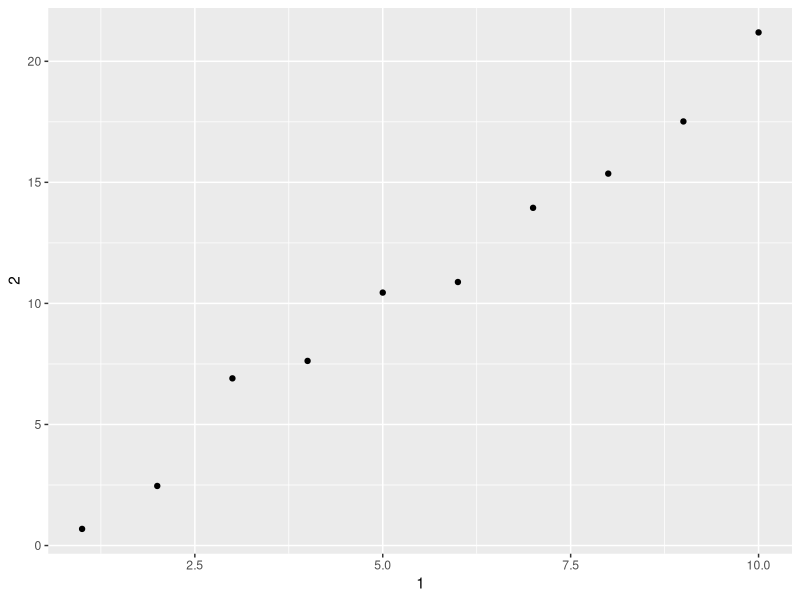

Source code (R):
## ---- chunk 1
knitr::opts_chunk$set(echo = TRUE)
library(tidyverse)
## ---- chunk 2
is_tibble(mtcars)
## ---- chunk 3
var <- "mpg"

mtcars$var # does not work in data.frame
mtcars[, var] # output is a list

tibblecars <- as_tibble(mtcars)
tibblecars$var # does not work in data.frame
tibblecars[, var] # output is a tibble
## ---- chunk 4
annoying <- tibble(
  `1` = 1:10,
  `2` = `1` * 2 + rnorm(length(`1`))
)
## ---- chunk 5
annoying$`1`
## ---- chunk 6
ggplot(annoying,
       aes( x = `1`,
            y = `2` )) +
  geom_point()
## ---- chunk 7
(
annoying <- annoying %>% 
  mutate( `3` = `2` /  `1`)
)
## ---- chunk 8
annoying %>% 
  rename( `one` = `1`,
          `two`  = `2` ,
          `three`  = `3` )
